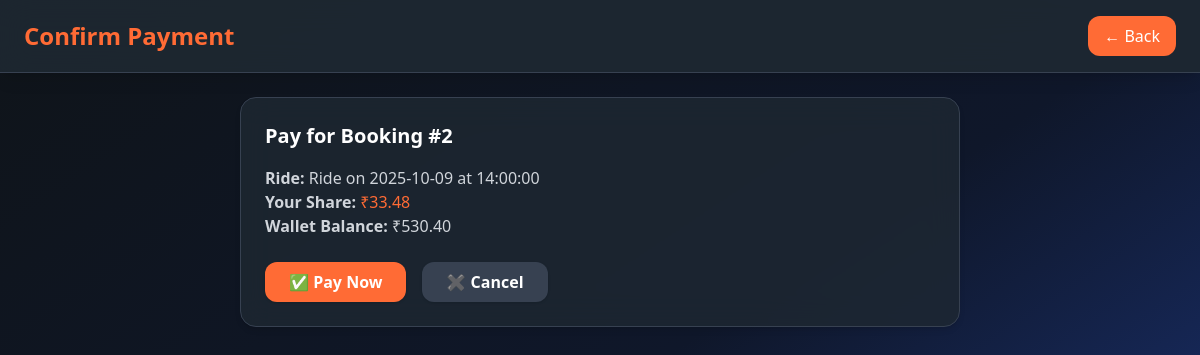
The page /wallet_pay/2 (signed in) on the database as committed earlier.
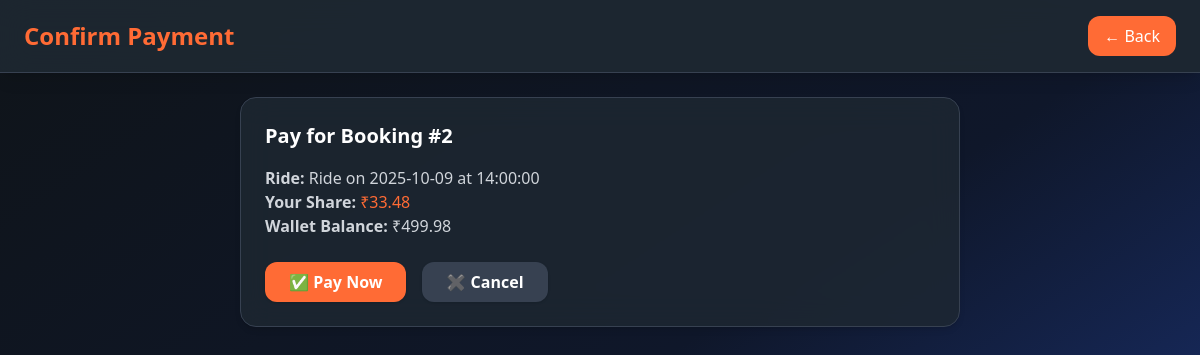
The same page on the database as committed later.
### home/models.py (models this page shows, shortened)
class Wallet(models.Model):
    user = models.OneToOneField(User, on_delete=models.CASCADE)
    balance = models.FloatField(default=0)
    last_topup = models.FloatField(default=0)
    last_topup_date = models.DateTimeField(null=True, blank=True)

### home/views.py (the view, shortened to what this page needs)
# urls.py: path("wallet_pay/<int:booking_id>", home.views.pay_for_ride, name="wallet_pay"),
@login_required
def pay_for_ride(request, booking_id):
    booking = get_object_or_404(BookedRide, id=booking_id)
    if booking.rider != request.user:
        messages.error(request, "You are not allowed to pay for this booking.")
        return redirect("wallet")
    amount_due = float(booking.rider_share or 0.0)
    rider_wallet, _ = Wallet.objects.get_or_create(user=request.user)
    return render(
        request,
        "payment_confirm.html",
        {"booking": booking, "wallet": rider_wallet, "amount_due": amount_due},
    )

### home/models.py (called while the page is built)
    def __str__(self):
        return f"Ride on {self.date} at {self.time}"

### templates/payment_confirm.html (shortened to what this page needs)
{% load static %}
<!DOCTYPE html>
<html lang="en">
<head>
  <script src="https://cdn.tailwindcss.com"></script>
</head>
<body class="bg-gradient-to-br from-dark via-slate-900 to-blue-900 text-white min-h-screen">
  <header class="bg-card/90 backdrop-blur-lg border-b border-gray-700 p-4 shadow-lg">
    <div class="max-w-6xl mx-auto flex justify-between items-center">
      <h1 class="text-2xl font-bold text-carrot">Confirm Payment</h1>
      <a href="{% url 'wallet' %}"
         class="px-4 py-2 rounded-xl bg-carrot hover:bg-orange-600 transition">
        ← Back
      </a>
    </div>
  </header>
  <main class="max-w-3xl mx-auto p-6">
    <div class="bg-card/80 backdrop-blur-lg p-6 rounded-2xl shadow-md border border-gray-700 hover:border-carrot transition">
      <h2 class="text-xl font-semibold mb-4">Pay for Booking #{{ booking.id }}</h2>
      <p class="text-gray-300"><strong>Ride:</strong> {{ booking.ride }}</p>
      <p class="text-gray-300"><strong>Your Share:</strong> <span class="text-carrot">₹{{ amount_due|floatformat:2 }}</span></p>
      <p class="text-gray-300"><strong>Wallet Balance:</strong> ₹{{ wallet.balance|floatformat:2 }}</p>
      <div class="mt-6 flex gap-4">
        <form method="post" action="{% url 'wallet_pay' booking.id %}">
          <button type="submit"
                  class="px-6 py-2 bg-carrot hover:bg-orange-600 rounded-xl font-semibold shadow transition">
            ✅ Pay Now
          </button>
        </form>
        <a href="{% url 'wallet' %}"
           class="px-6 py-2 bg-gray-700 hover:bg-gray-600 rounded-xl font-semibold shadow transition">
          ✖ Cancel
        </a>
      </div>
    </div>
  </main>
</body>
</html>

Rows that differ between the two databases and show on the page:
changed Wallet: balance "530.40" → "499.98"
